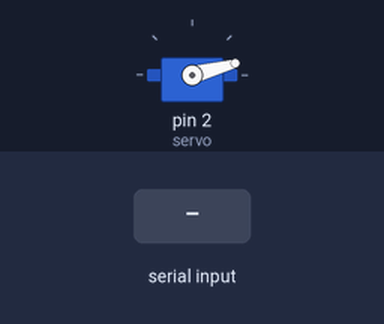
The sketch below on a simulated Arduino Uno, built with avr-gcc and run on an emulated ATmega328P. Shown: servo. The test bench sets the inputs (shaded band).

Above: at 1.2 s.
1.3 s: "90,45\n" received over Serial
At 1.6 s:
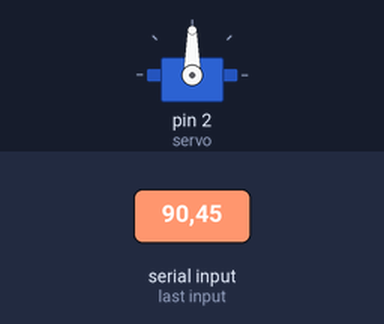
2.8 s: "30,150\n" received over Serial
At 4.0 s:
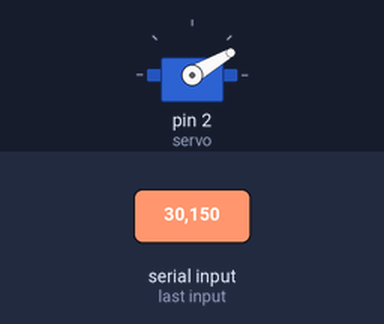
4.3 s: "200\n" received over Serial
At 5.1 s:
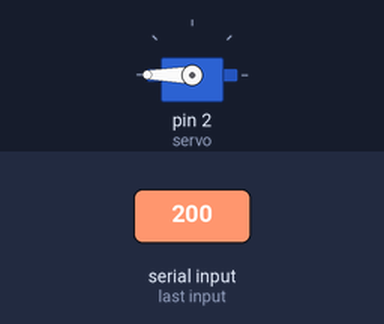
5.8 s: "90\n" received over Serial
At 6.2 s:
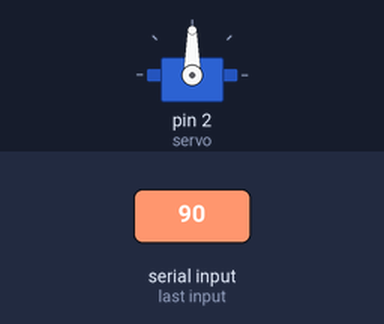
Timing chart, 0 to 8.3 s (numbered marks = the images above; inputs shaded):
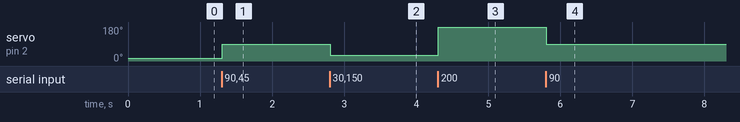

The sketch:

servothing.ino
```cpp
#include <Servo.h>

Servo servo;


void setup() {
  // put your setup code here, to run once:
  servo.attach(2);
  servo.write(15);
  Serial.begin(9600);

}

void loop() {
  // put your main code here, to run repeatedly:

}


void serialEvent() {
  String data = Serial.readStringUntil('\n');
  int angle = data.toInt();

  servo.write(angle);
}
```

Measured:
- after the input at 1.3 s, servo on pin 2 (servo): 15° → 90° at once
- after the input at 2.8 s, servo on pin 2 (servo): 90° → 30° at once
- after the input at 4.3 s, servo on pin 2 (servo): 30° → 180° at once
- after the input at 5.8 s, servo on pin 2 (servo): 180° → 90° at once
